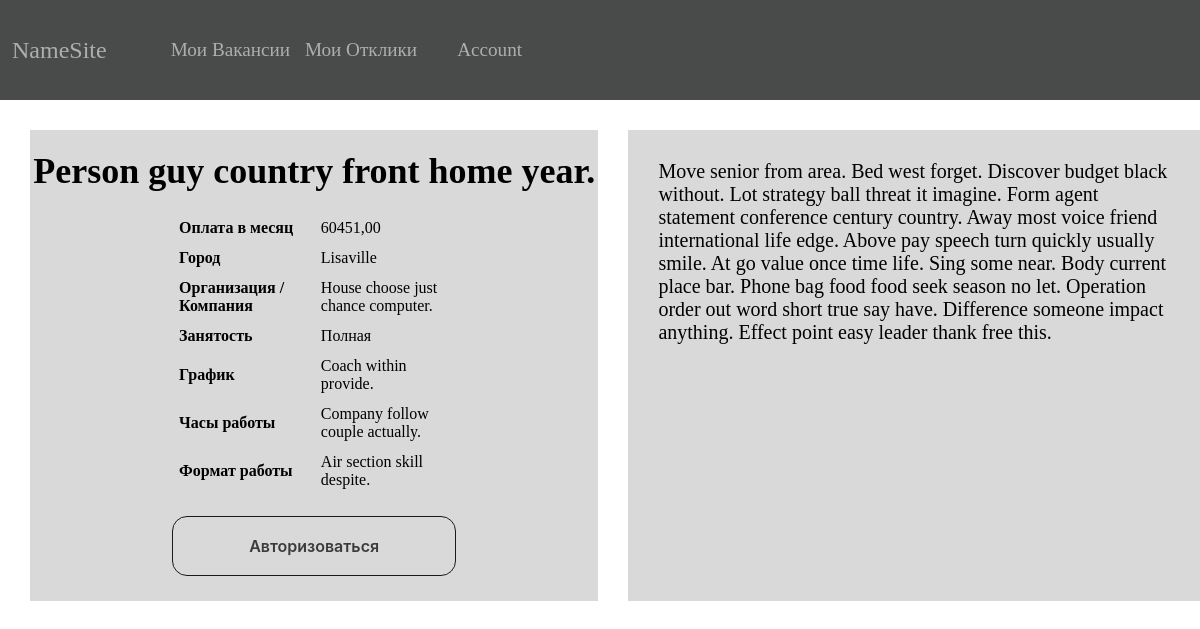
Screenshot of /vacancy/41/detail with the database file from the repository.
### vacancyform/models.py (models this page shows, shortened)
class Vacancy(models.Model):
    vacancy_id = models.AutoField(primary_key=True)
    owner = models.ForeignKey(User,
                              on_delete=models.PROTECT,
                              blank=True,
                              null=True,
                              editable=True)
    title = models.CharField(max_length=300,
                             null=False)
    company = models.CharField(max_length=300,
                               verbose_name="Организация / Компания",
                               null=True)
    city = models.CharField(max_length=100,
                            verbose_name="Город",
                            null=True)
    salary = models.DecimalField(max_digits=10,
                                 decimal_places=2,
                                 verbose_name='Оплата в месяц')
    employment = models.CharField(max_length=30,
                                  choices=EmploymentChoice,
                                  verbose_name='Занятость')
    work_schedule = models.CharField(max_length=100,
                                     verbose_name='График',
                                     null=False)
    work_hours = models.CharField(max_length=100,
                                  verbose_name='Часы работы')
    work_format = models.CharField(max_length=100,
                                   verbose_name='Формат работы')
    show = models.BooleanField(verbose_name='Показывать вакансию', default=True)
    other = models.TextField(max_length=100000, verbose_name='Описание', blank=True)

### vacancyform/views.py (the view)
# urls.py: path('<vacancy_id>/detail', vacancy_detail, name='vacancy_detail'),
def vacancy_detail(request, vacancy_id):
    _vacancy = Vacancy.objects.filter(vacancy_id=vacancy_id)
    return render(request, 'html/vacancy_detail.html', {
        "vacancy":_vacancy[0],
    })

### vacancyform/templates/html/vacancy_detail.html (shortened to what this page needs)
{% extends 'html/base.html' %}
{% load static %}
{% block link_block %}
    <link rel="stylesheet" href="{% static 'css/vacancy_detail.css' %}">
    <link rel="stylesheet" href="{% static 'css/buttons.css' %}">
{% endblock link_block %}
{% block content %}
    <div id="container">
        <div class="vacancy-info">
            <div class="vacancy-info-top">
                <h3 class="title">{{ vacancy.title }}</h3>
                <table>
                    <tr>
                        <th>Оплата в месяц</th>
                        <td>{{ vacancy.salary }}</td>
                    </tr>
                    <tr>
                        <th>Город</th>
                        <td>{{ vacancy.city }}</td>
                    </tr>
                    <tr>
                        <th>Организация / Компания</th>
                        <td>{{ vacancy.company }}</td>
                    </tr>
                    <tr>
                        <th>Занятость</th>
                        <td>{{ vacancy.employment }}</td>
                    </tr>
                    <tr>
                        <th>График</th>
                        <td>{{ vacancy.work_schedule }}</td>
                    </tr>
                    <tr>
                        <th>Часы работы</th>
                        <td>{{ vacancy.work_hours }}</td>
                    </tr>
                    <tr>
                        <th>Формат работы</th>
                        <td>{{ vacancy.work_format }}</td>
                    </tr>
                </table>
                {% if request.user.is_authenticated %}
                            {% if request.user != vacancy.owner %}
                                <form action="{% url 'vacancy_response' vacancy.pk %}" method="post">
                                    {% csrf_token %}
                                    <button type="submit">Хочу работать</button>
                                </form>
                            {% endif %}
                        {% else %}
                            <form action="{% url 'user' %}" method="post">
                                <button type="submit">Авторизоваться</button>
                            </form>
                        {% endif %}
            </div>
            <div class="vacancy-info-other">
                <p>{{ vacancy.other }}</p>
            </div>
        </div>
    </div>
{% endblock content %}

### vacancyform/static/css/vacancy_detail.css (style rules this page uses)
.vacancy-info { display: flex; justify-content: center; }
.vacancy-info-top th, td { padding: 5px; text-align: left; }
.vacancy-info-top table { width: 50%; margin-bottom: 20px; margin: 20px auto; }
.vacancy-info-top { background-color: rgba(217, 217, 217, 1); margin: 30px 0 30px 30px; width: 600px; text-align: center; padding-bottom: 25px; }
.vacancy-info-other { background-color: rgba(217, 217, 217, 1); margin: 30px 0 30px 30px; width: 540px; padding: 30px 30px 30px 30px; font-size: 20px; }
.title { font-size: 36px; padding-top: 20px; }

### index/static/css/buttons.css (style rules this page uses)
button { appearance: none; background-color: transparent; border: 0.5px solid #1A1A1A; border-radius: 15px; box-sizing: border-box; color: #3B3B3B; cursor: pointer; display: inline-block; font-family: Roobert,-apple-system,BlinkMacSystemFont,"Segoe UI",Helvetica,Arial,sans-serif,"Apple Color Emoji","Segoe UI Emoji","Segoe UI Symbol"; font-size: 16px; font-weight: 600; line-height: normal; margin: 0; min-height: 60px; min-width: 0; outline: none; padding: 16px 24px; text-align: center; text-decoration: none; transition: all 300ms cubic-bezier(.23, 1, 0.32, 1); user-select: none; -webkit-user-select: none; touch-action: manipulation; width: 50%; will-change: transform; }

### index/static/css/base.css (style rules this page uses)
html body { padding: 0; margin: 0; }
* { margin: 0; }

### rows the page displays
Vacancy: title "Person guy country front home year.", salary "60451,00", city "Lisaville", company "House choose just chance computer.", employment "Полная", work_schedule "Coach within provide.", work_hours "Company follow couple actually.", work_format "Air section skill despite.", other "Move senior from area. Bed west forget. Discover budget black without. Lot strategy ball threat it imagine. Form agent statement conference century country. Away most voice friend international life edge. Above pay speech turn quickly usually smile. At go value once time life. Sing some near. Body current place bar. Phone bag food food seek season no let. Operation order out word short true say have. Difference someone impact anything. Effect point easy leader thank free this."
